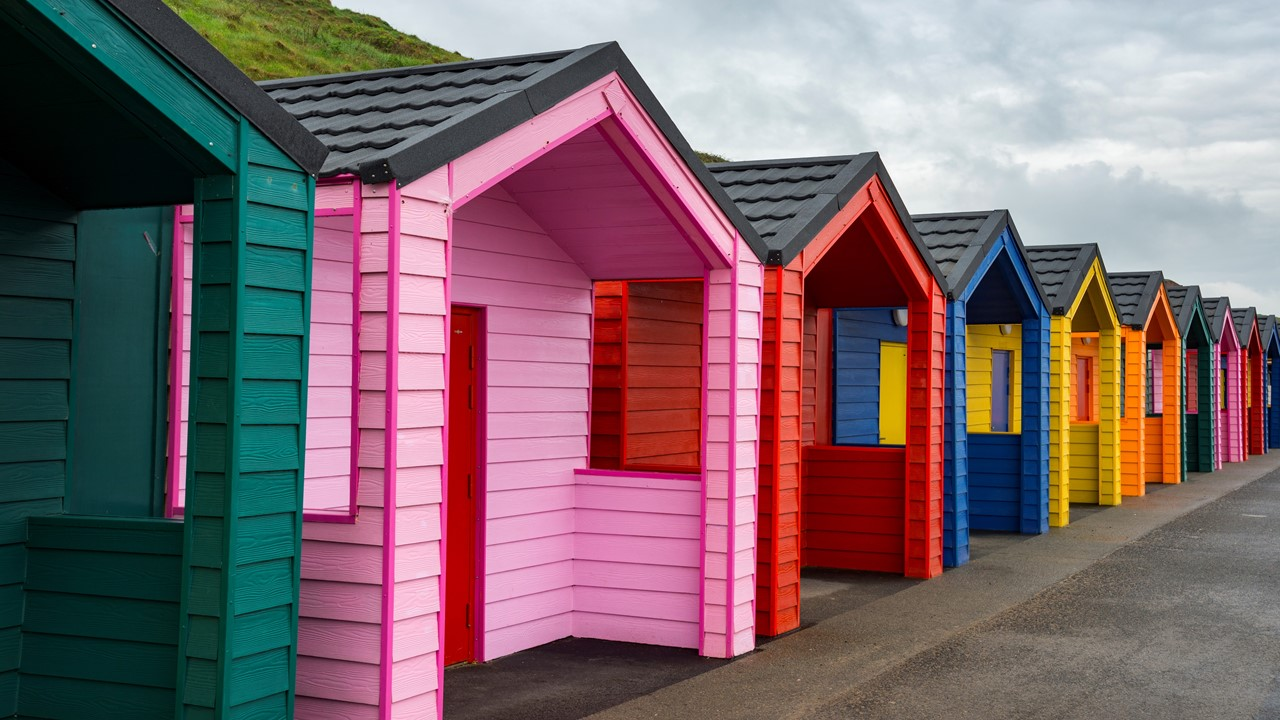
#> input picture Resources/Images/colors_houses.jpg, 1280 x 720 px, given in place of the camera
$ python StackImages.py   (older library calls are emulated)
#> lines starting #> are read from the running program, lines starting #| are printed output that depends on the picture; after the words box and inside, x2 and y2 are one past the last pixel; in counts of white or black regions, pixels touching at a corner belong together
#!/usr/bin/env python

"""StackImages.py:
 Function to stack images and video.
 Made by Murtaza Hassen. GitHub: murtazahassan/OpenCV-Python-Tutorials-and-Projects/blob/master/Basics/
 Joining_Multiple_Images_To_Display.py.
 Note: stack_images function has been modified."""

import cv2
import numpy as np

__author__ = "Murtaza Hassen"
__copyright__ = "Copyright 2020, OpenCV-Python-Tutorials-and-Projects"
__maintainer__ = "Murtaza Hassen"
__email__ = "contact@murtazahassan.com"
__status__ = "Production"

# Frame dimensions and set camara
frameWidth = 320  # 640
frameHeight = 240  # 480
cap = cv2.VideoCapture(1)
cap.set(3, frameWidth)
cap.set(4, frameHeight)


def stack_images(img_array, scale, labels=[]):
    size_w = img_array[0][0].shape[1]
    size_h = img_array[0][0].shape[0]
    rows = len(img_array)
    cols = len(img_array[0])
    rows_available = isinstance(img_array[0], list)
    width = img_array[0][0].shape[1]
    height = img_array[0][0].shape[0]
    if rows_available:
        for x in range(0, rows):
            for y in range(0, cols):
                img_array[x][y] = cv2.resize(img_array[x][y], (size_w, size_h), None, scale, scale)
                if len(img_array[x][y].shape) == 2:
                    img_array[x][y] = cv2.cvtColor(img_array[x][y], cv2.COLOR_GRAY2BGR)
        image_blank = np.zeros((height, width, 3), np.uint8)
        hor = [image_blank] * rows
        hor_con = [image_blank] * rows
        for x in range(0, rows):
            hor[x] = np.hstack(img_array[x])
            hor_con[x] = np.concatenate(img_array[x])
        ver = np.vstack(hor)
    else:
        for x in range(0, rows):
            img_array[x] = cv2.resize(img_array[x], (size_w, size_h), None, scale, scale)
            if len(img_array[x].shape) == 2:
                img_array[x] = cv2.cvtColor(img_array[x], cv2.COLOR_GRAY2BGR)
        hor = np.hstack(img_array)
        ver = hor
    if len(labels) != 0:
        each_img_width = int(ver.shape[1] / cols)
        each_img_height = int(ver.shape[0] / rows)
        print(each_img_height)
        for d in range(0, rows):
            for c in range(0, cols):
                cv2.rectangle(ver, (c * each_img_width, each_img_height * d),
                              (c * each_img_width + len(labels[d][c]) * 13 + 27, 30 + each_img_height * d),
                              (255, 255, 255), cv2.FILLED)
                cv2.putText(ver, labels[d][c], (each_img_width * c + 10, each_img_height * d + 20),
                            cv2.FONT_HERSHEY_COMPLEX, 0.7, (255, 0, 255), 2)
    return ver


while True:
    success, imageCamara = cap.read()
#> imageCamara is the input picture: shape (720, 1280, 3); mean B, G, R 107.6, 102.4, 124.8

    # ESC button to break the while loop
    escapeButton = 27

    # Edge functions
    imageGray = cv2.cvtColor(imageCamara, cv2.COLOR_BGR2GRAY)
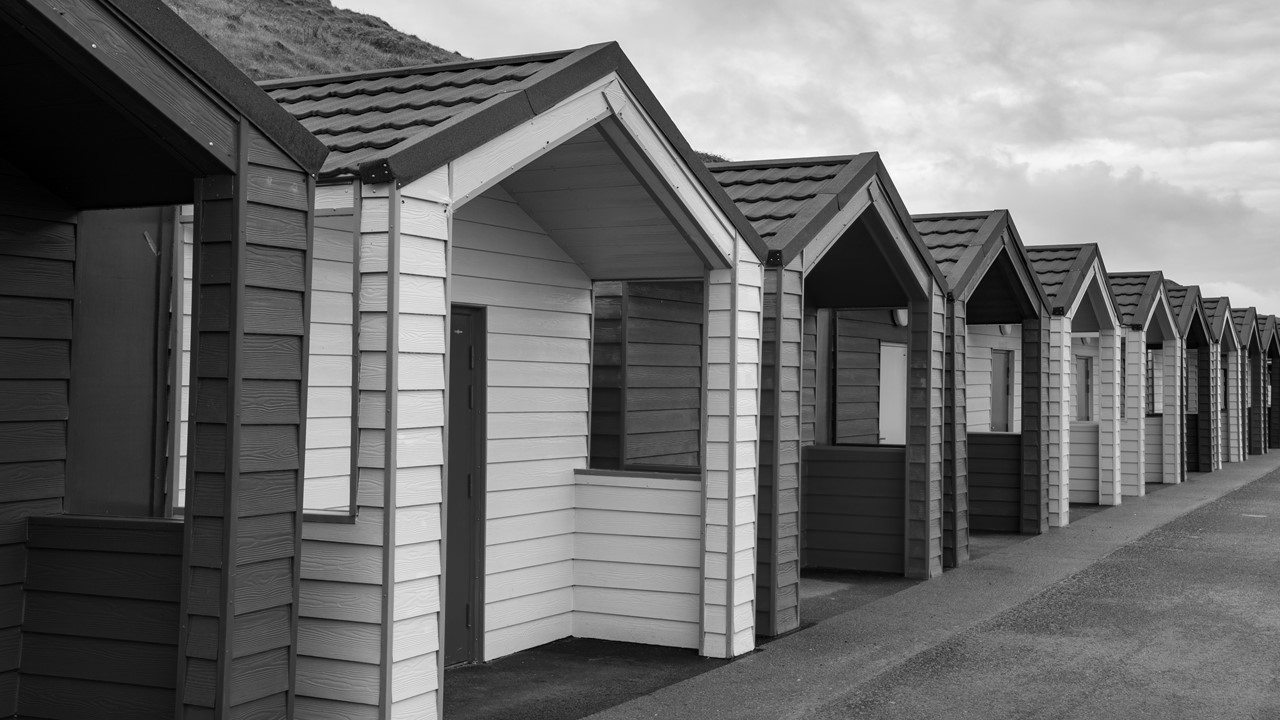
#> imageGray: shape (720, 1280); min 0, max 255, mean 109.7
    imageBlur = cv2.GaussianBlur(imageGray, (3, 3), cv2.BORDER_DEFAULT)
    imageCanny = cv2.Canny(imageBlur, 150, 200, cv2.BORDER_DEFAULT)
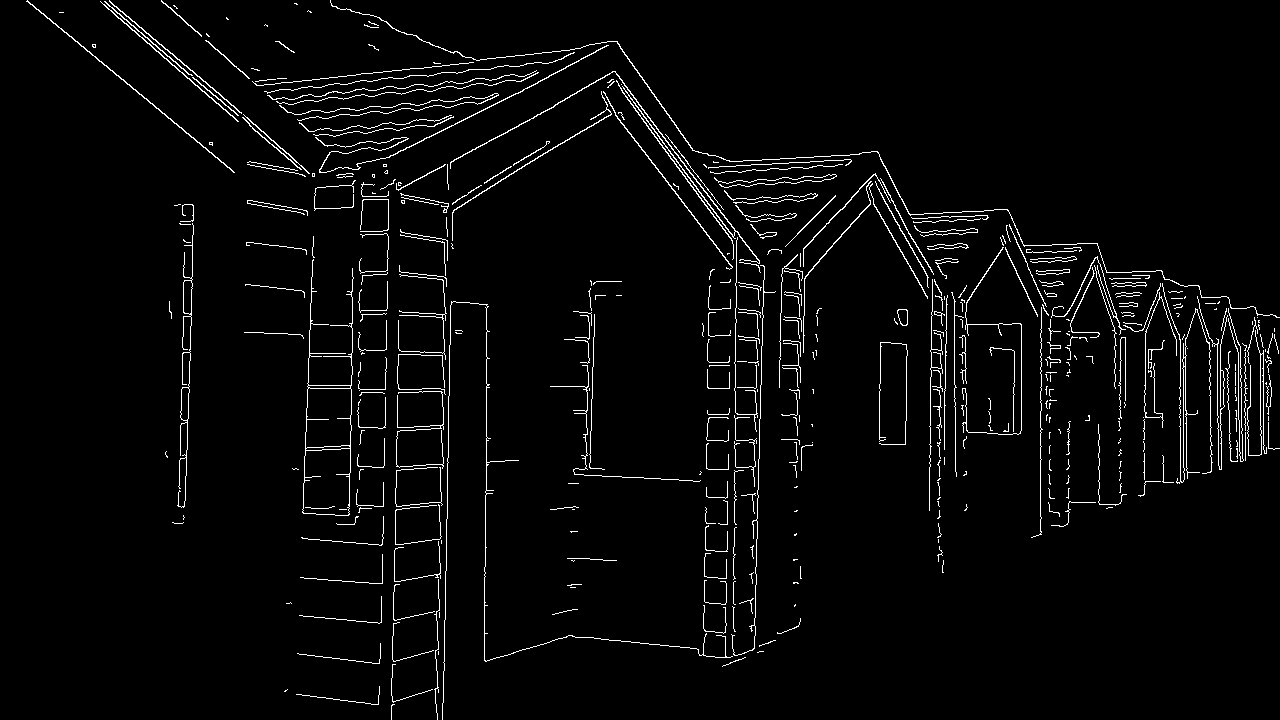
#> imageCanny: shape (720, 1280); 3.2% white in thin lines or dots
    imageLaplacian = cv2.Laplacian(src=imageBlur, ddepth=cv2.CV_8U, ksize=3)
    imageLaplacian_2 = cv2.Laplacian(src=imageBlur, ddepth=cv2.CV_8U, ksize=5)
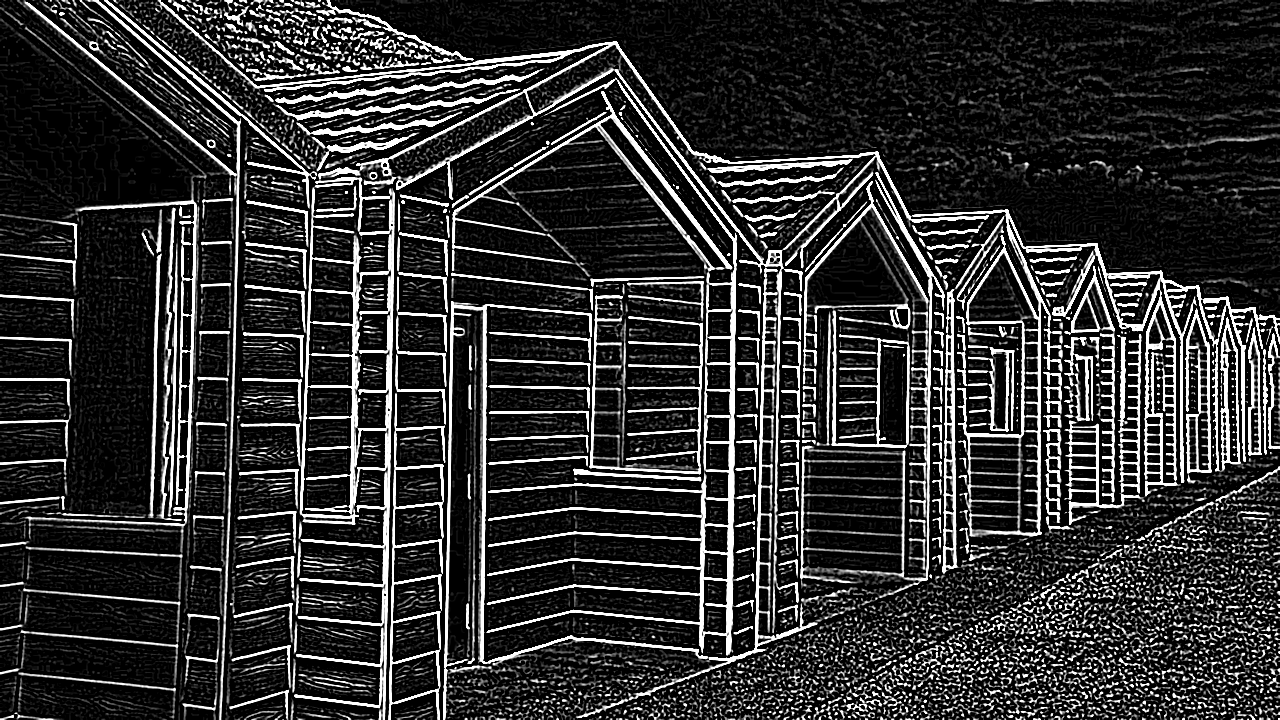
#> imageLaplacian_2: shape (720, 1280); min 0, max 255, mean 47.9
    imageSobel_X = cv2.Sobel(imageBlur, cv2.CV_8U, 1, 0, ksize=3)
    imageSobel_Y = cv2.Sobel(imageBlur, cv2.CV_8U, 0, 1, ksize=3)
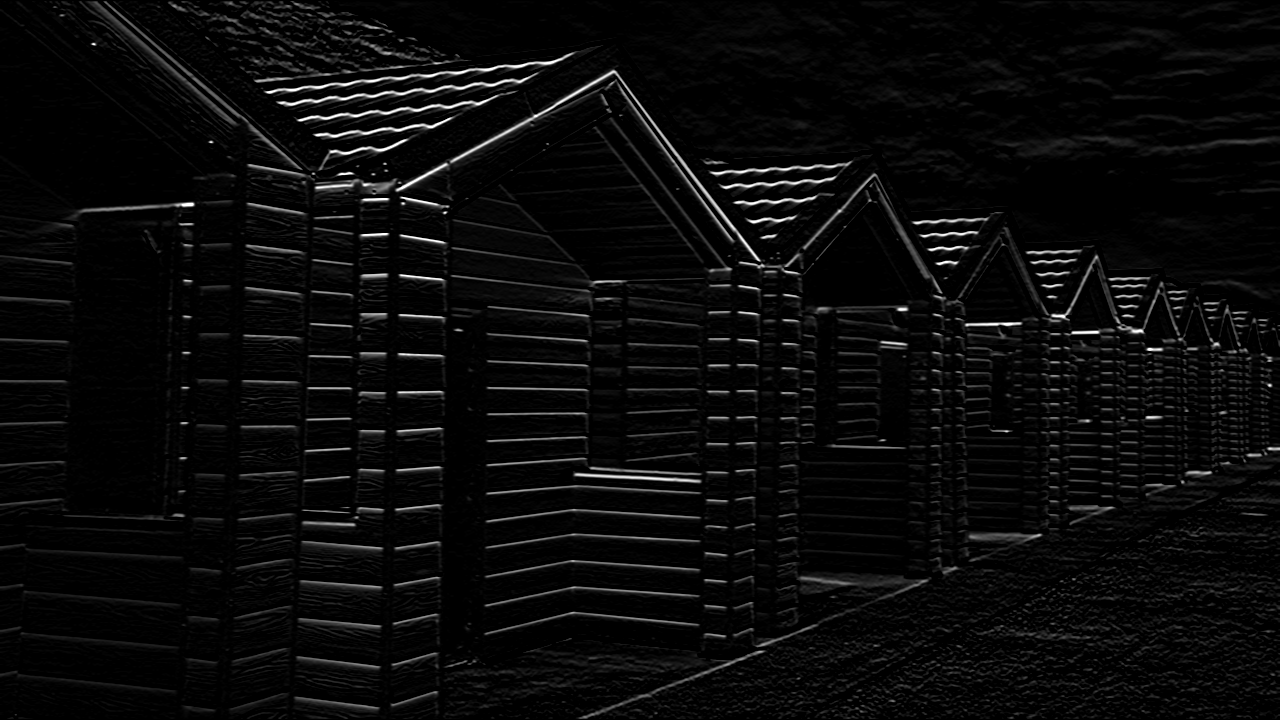
#> imageSobel_Y: shape (720, 1280); min 0, max 255, mean 10.1

    # Blank image if needed
    imageBlank = np.zeros((200, 200), np.uint8)

    StackedImages = stack_images(([imageCamara, imageGray, imageBlur],
                                  [imageCanny, imageLaplacian, imageLaplacian_2]), 0.5)
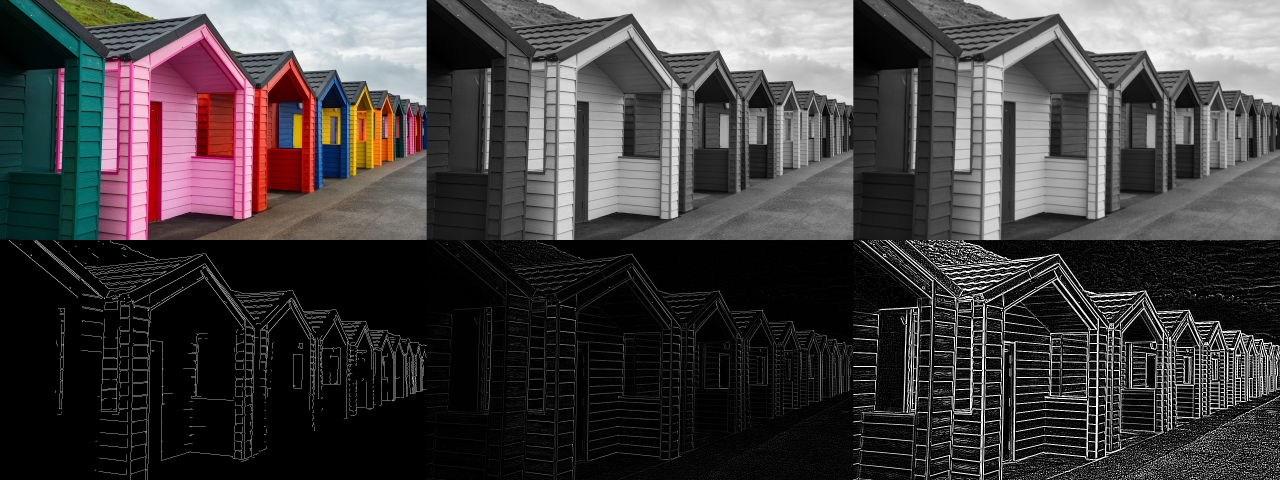
#> StackedImages: shape (1440, 3840, 3) (shown at 1/3 size); mean B, G, R 65.2, 64.3, 68
    cv2.imshow("Staked Images", StackedImages)

    if cv2.waitKey(1) & 0xFF == escapeButton:  # For 'q' use: ord('q'):
#> (key q is pressed here)
        break

$ run again, on Resources/Images/praiaNazare.jpg
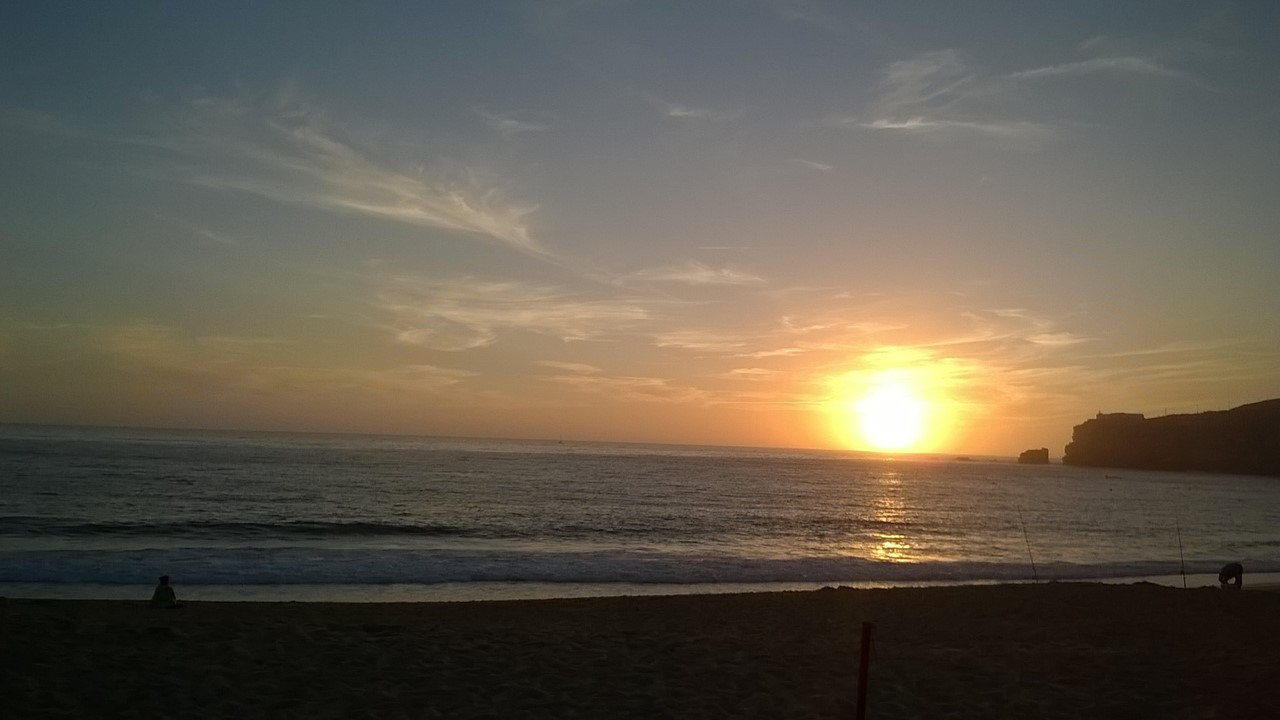
#> input picture Resources/Images/praiaNazare.jpg, 1280 x 720 px, given in place of the camera
#> imageCamara is the input picture: shape (720, 1280, 3); mean B, G, R 77.3, 89.8, 96.9
#> `imageCanny = cv2.Canny(imageBlur, 150, 200, cv2.BORDER_DEFAULT)`:
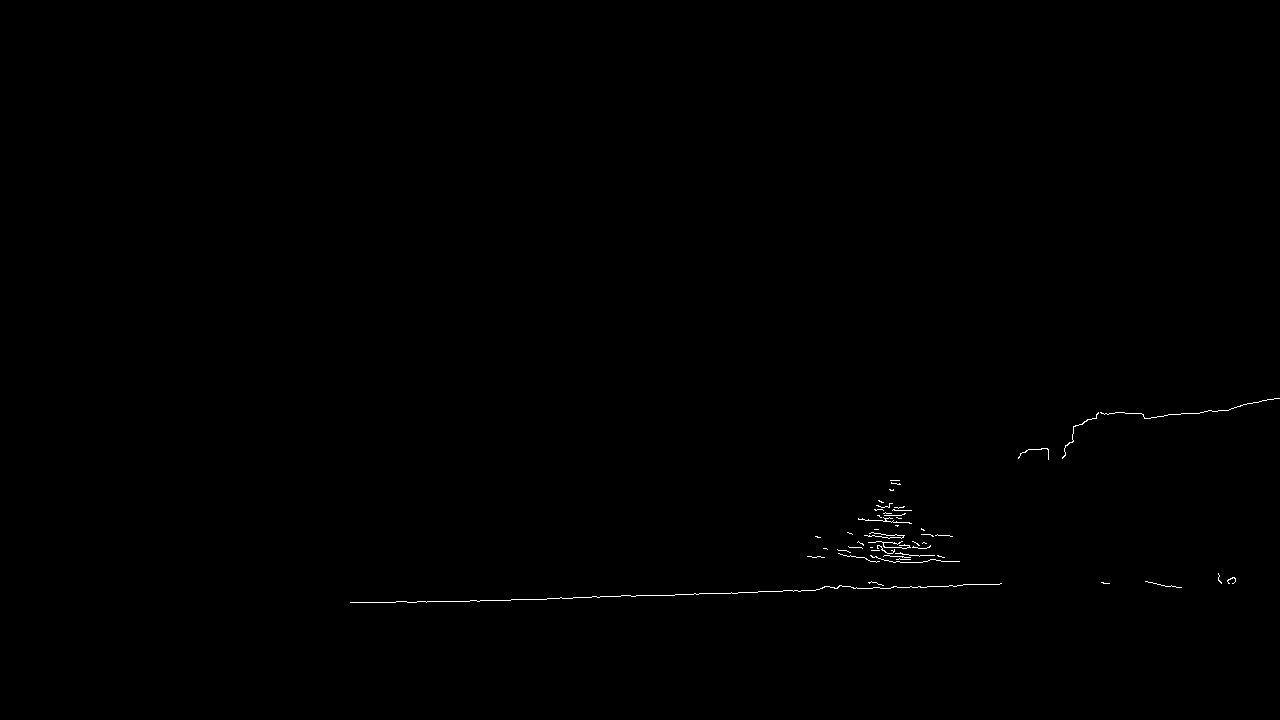
#> imageCanny: shape (720, 1280); 0.21% white in thin lines or dots, all inside (x1, y1, x2, y2) = (350, 398, 1280, 603)
#> `StackedImages = stack_images(([imageCamara, imageGray, imageBlur], [im..`:
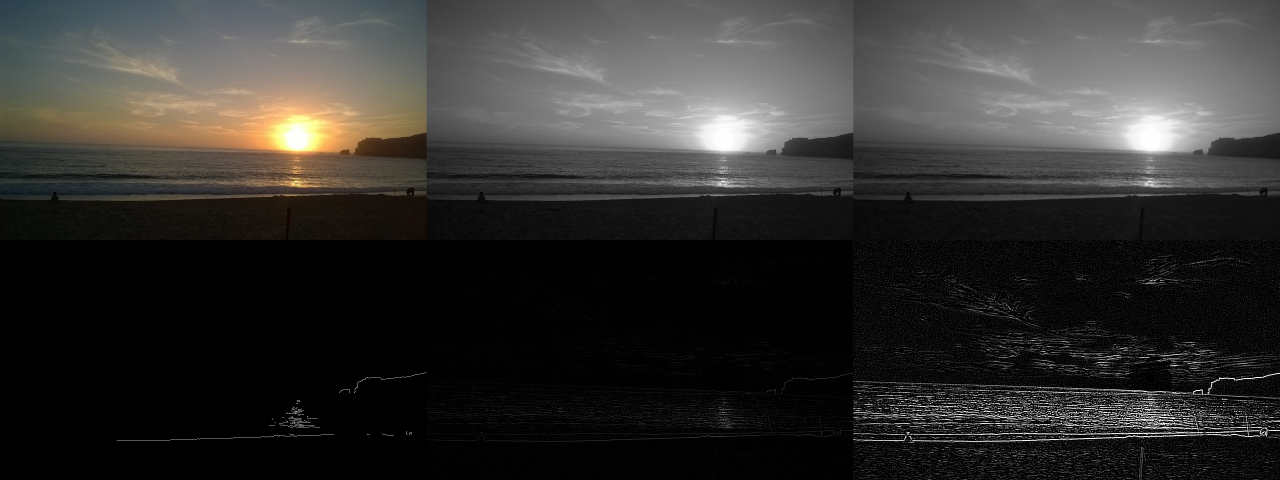
#> StackedImages: shape (1440, 3840, 3) (shown at 1/3 size); mean B, G, R 47.6, 49.6, 50.8
